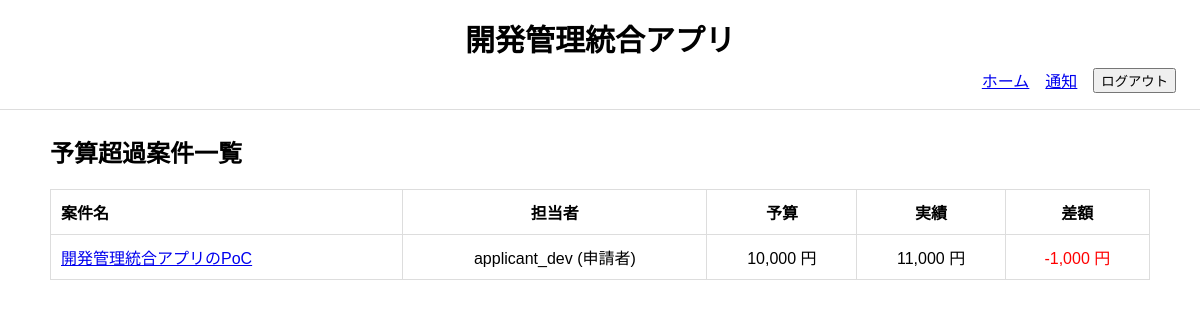
Screenshot of /projects/over-budget/manager/ (signed in) with the database file from the repository.
### project_management_app/models.py (models this page shows, shortened)
class Project(models.Model):
    class Status(models.TextChoices):
        DRAFT = "draft", "下書き"
        PENDING_MANAGER = "pending_manager", "部門承認待ち"
        PENDING_HQ = "pending_hq", "本部承認待ち"
        APPROVED = "approved", "承認済"
        IN_PROGRESS = "in_progress", "進行中"
        COMPLETED = "completed", "完了"
        REJECTED = "rejected", "却下"
    name = models.CharField("案件名", max_length=200)
    description = models.TextField("目的・概要")
    applicant = models.ForeignKey(
        CustomUser,
        verbose_name="案件担当者",
        on_delete=models.SET_NULL,
        null=True,
        blank=True,
        related_name="applied_projects"
    )
    department = models.ForeignKey(
        Department,
        verbose_name="担当部門",
        on_delete=models.PROTECT,
        related_name="projects",
    )
    estimated_budget = models.DecimalField(
        "予算額", max_digits=12, decimal_places=0
        )
    is_budget_notified = models.BooleanField(default=False)
    progress_rate = models.PositiveIntegerField(
        "全体進捗率",
        default=0,
        validators=[MinValueValidator(0), MaxValueValidator(100)]
    )
    status = models.CharField(
        "ステータス",
        max_length=30,
        choices=Status.choices,
        default=Status.DRAFT
    )
    submitted_at = models.DateField("申請日", null=True, blank=True)
    start_date = models.DateField("開始日", null=True, blank=True)
    due_date = models.DateField("期限", null=True, blank=True)
    approved_at = models.DateField("最終承認日", null=True, blank=True)
    completed_at = models.DateField("完了日", null=True, blank=True)
    created_at = models.DateTimeField("作成日時", auto_now_add=True)
    updated_at = models.DateTimeField("更新日時", auto_now=True)
    class Meta:
        verbose_name = "案件"
        verbose_name_plural = "案件"
        ordering = ["-created_at"]
    @property
    def total_actual_amount(self):
        return (
            self.budget_records.aggregate(
                total=Sum("amount")
            )["total"] or 0
        )
    @property
    def is_over_budget(self):
        return self.total_actual_amount > self.estimated_budget
    @property
    def total_diff(self):
        return self.estimated_budget - self.total_actual_amount

class CustomUser(AbstractUser):
    class Role(models.TextChoices):
        MEMBER = "member", "タスク担当者"
        APPLICANT = "applicant", "申請者"
        MANAGER = "manager", "部門管理者"
        HQ = "hq", "本部管理者"
    department = models.ForeignKey(
        Department,
        verbose_name="所属部門",
        on_delete=models.PROTECT,
        related_name="users",
        null=True,
        blank=True
    )
    role = models.CharField(
        "ロール",
        max_length=30,
        choices=Role.choices,
        default=Role.APPLICANT
    )
    class Meta:
        verbose_name = "ユーザー"
        verbose_name_plural = "ユーザー"
    def __str__(self):
        return f"{self.username} ({self.get_role_display()})"

### project_management_app/views.py (the view)
# urls.py: path("projects/over-budget/manager/", DepartmentOverBudgetProjectListView.as_view(), name="department_over_budget_projects"),
class DepartmentOverBudgetProjectListView(LoginRequiredMixin, ListView):
    model = Project
    template_name = "project_management_app/department_over_budget_projects.html"
    context_object_name = "projects"
    def get_queryset(self):
        user = self.request.user
        projects = Project.objects.filter(department=user.department)
        return [p for p in projects if p.is_over_budget][:20]

### project_management_app/context_processors.py (called while the page is built)
def notification_count(request):
    if request.user.is_authenticated:
        count = Notification.objects.filter(
            recipient=request.user,
            is_read=False
        ).count()
    else:
        count = 0
    return {
        "unread_notification_count": count
    }

def pending_approval_count(request):
    if request.user.is_authenticated:
        if request.user.role == "manager":
            count = Project.objects.filter(
                department=request.user.department,
                status=Project.Status.PENDING_MANAGER
            ).count()
        elif request.user.role == "hq":
            count = Project.objects.filter(
                status=Project.Status.PENDING_HQ
            ).count()
        else:
            count = 0
    else:
        count = 0
    return {
        "pending_approval_count": count
    }

### project_management_app/templates/project_management_app/department_over_budget_projects.html (shortened to what this page needs)
{% extends "project_management_app/base.html" %}
{% load humanize%}
{% block content %}
<h2>予算超過案件一覧</h2>
<table>
    <tr>
        <th>案件名</th>
        <th>担当者</th>
        <th>予算</th>
        <th>実績</th>
        <th>差額</th>
    </tr>
    {% for p in projects %}
    <tr>
        <td>
            <a href="{% url 'project_detail' p.pk %}">
                {{ p.name }}
            </a>
        </td>
        <td>{{ p.applicant }}</td>
        <td>{{ p.estimated_budget|intcomma }} 円</td>
        <td>{{ p.total_actual_amount|intcomma }} 円</td>
        <td>
            {% if p.total_diff < 0 %}
                <span style="color:red;">{{ p.total_diff|intcomma }} 円</span>
            {% else %}
                {{ p.total_diff|intcomma }} 円
            {% endif %}
        </td>
    </tr>
    {% empty %}
    <p>予算超過案件はありません。</p>
    {% endfor %}
</table>
{% endblock %}

### project_management_app/static/project_management_app/base.css (style rules this page uses)
body { font-family: sans-serif; margin: 0; }
table { width: 100%; border-collapse: collapse; }
th, td { text-align: center; vertical-align: middle; padding: 10px; border: 1px solid #ddd; }
th:first-child, td:first-child { text-align: left; }

### rows the page displays
Project: name "開発管理統合アプリのPoC", applicant "applicant_dev (申請者)", estimated_budget "10,000", total_actual_amount "11,000", total_diff "-1,000"
